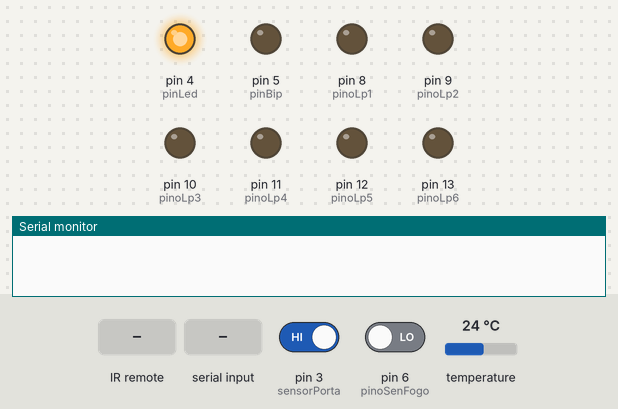
This sketch was run on a simulated Arduino Uno, built with avr-gcc and run on an emulated ATmega328P. Shown: output pins drawn as LEDs (lit = HIGH), the last lines printed to the serial monitor. Dashed ring = blinking. The inputs (shaded band) are chosen by the test bench; at power-on: pin 3 (sensorPorta) HIGH, pin 6 (pinoSenFogo) LOW, temperature 24 °C.

Above: at 1.9 s.
2.0 s: infrared code 0xFFA25D received
At 2.45 s:
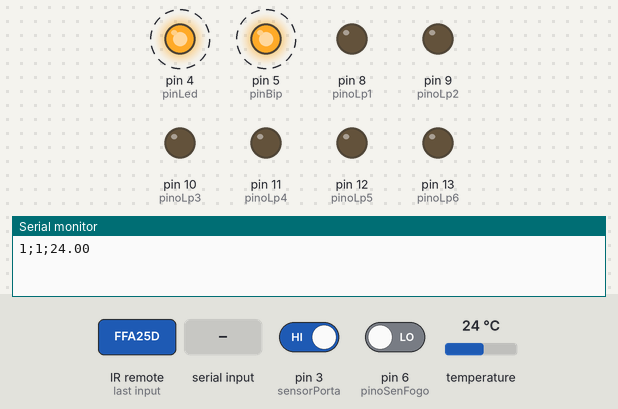
5.0 s: "90,45,200,10\n" received over Serial
At 6.46 s:
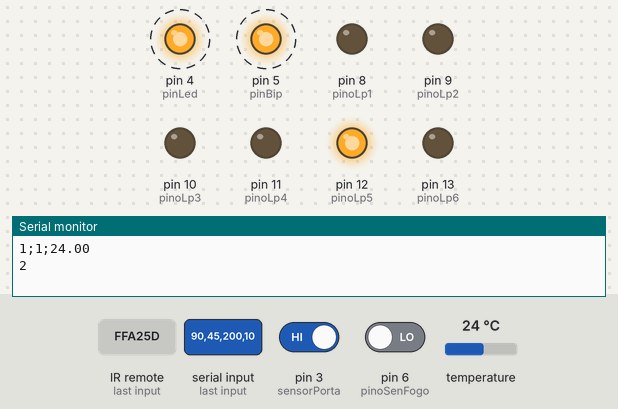
8.0 s: infrared code 0xFF629D received
At 9.3 s:
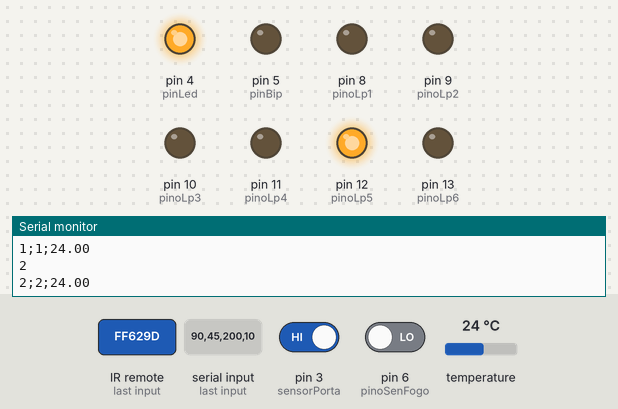
9.5 s: "30,150,10,200\n" received over Serial
At 11.5 s:
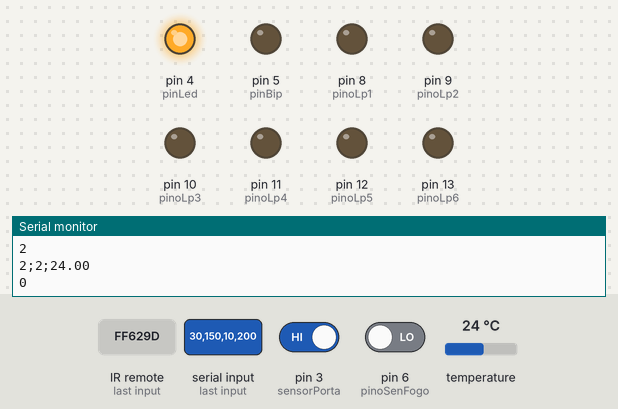
Timing chart, 0 to 13.0 s (numbered marks = the images above; inputs shaded):
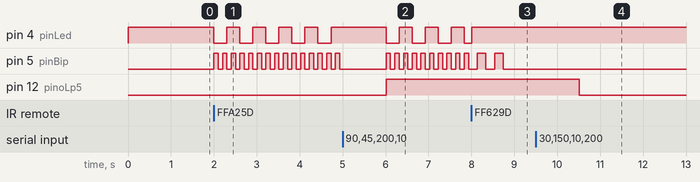

Measured:
- after the input at 2.0 s, pin 4 (pinLed): alternates HIGH for 0.30 s and LOW for 0.30 s, starting at once; pin 5 (pinBip): alternates HIGH for 0.10 s and LOW for 0.10 s, starting at once
- after the input at 5.0 s, pin 12 (pinoLp5): LOW → HIGH after 1.0 s
- after the input at 8.0 s, pin 5 (pinBip): alternates HIGH for 0.20 s and LOW for 0.20 s, 4 changes in all, then stays LOW, starting after 0.14 s
- after the input at 9.5 s, pin 12 (pinoLp5): HIGH → LOW after 1.0 s

The sketch:

projeto_controle.ino
```cpp
//Bibliotecas
#include <IRremote.h>

//sensor temperatura
#include <OneWire.h> //INCLUSÃO DE BIBLIOTECA
#include <DallasTemperature.h> //INCLUSÃO DE BIBLIOTECA

//####################################
//##    Definicao pinos             ##
//####################################

//Sensor Ir
#define receptor    2   //Pino sensor ir
#define sensorPorta 3   //Pino sensor de porta
#define pinLed      4   //Pino do led
#define pinBip      5   //Pino sirene
#define pinoSenFogo 6   //Pino sensor fogo
#define pinoSenTemp 7   //Pino sensor temperatura

#define pinoLp1   8   //Pino lampada 1
#define pinoLp2   9   //Pino lampada 1
#define pinoLp3   10  //Pino lampada 1
#define pinoLp4   11  //Pino lampada 1
#define pinoLp5   12  //Pino lampada 1
#define pinoLp6   13  //Pino lampada 1


//####################
//##    Variaveis   ##
//####################
#define liga    0xFFA25D //Liga
#define desliga 0xFF629D //desliga

byte nStatusAlarme      = 0;    //0 = StandBy; 1 = sim; 2 = nao
byte nStatusAlarmeOld   = 0;    //0 = StandBy; 1 = sim; 2 = nao
byte nDispara           = 2;    //1 = sim; 2 = nao
byte nPortaAberta       = 2;    //1 = sim; 2 = nao
byte nPortaAbertaOld    = 2;    //1 = sim; 2 = nao
byte nFgoAmb            = 2 ;   //1= Sim / 2 = Nao
byte nFgoAmbOld         = 2 ;   //1= Sim / 2 = Nao
//variaveis mills
long tempoAntBip200     = 0;
long tempo2             = 200;
long tempo3             = 100;
int  nBipsTocDelig      = 0;
int  nBipsTocLig        = 0;
int  numBipsLigar       = 5;    //numeros de bip ao ligar
int  numBipsDelig       = 3;    //numeros de bip ao desligar
long tempoAntLed300     = 300;
float temperatura       = 0;

//recebida esp
byte nEspAlarme         = 0;
byte nEspLp1            = 0;
byte nEspLp2            = 0;
byte nEspLp3            = 0;
byte nEspLp4            = 0;
byte nEspLp5            = 0;
byte nEspLp6            = 0;

String nEspAlrSub       = "";
String nEspLp1Sub       = "";
String nEspLp2Sub       = "";
String nEspLp3Sub       = "";
String nEspLp4Sub       = "";
String nEspLp5Sub       = "";
String nEspLp6Sub       = "";

//auxiliares
String Dados;
String Resultado[15];
int contador = 0;
int desvio = 0;

//sensor de temperatura
OneWire ourWire(2); //CONFIGURA UMA INSTÂNCIA ONEWIRE PARA SE COMUNICAR COM O SENSOR
DallasTemperature sensors(&ourWire); //BIBLIOTECA DallasTemperature UTILIZA A OneWire

IRrecv recIR(receptor);
decode_results resultado;


//############################
//##    Inicio programa     ##
//############################
void setup(){

    Serial.begin(9600); //Inicializa Serial
    recIR.enableIRIn(); //Inicializa receptor
    //Serial.println("Sensor IR Habilitado");

    pinMode(sensorPorta,INPUT_PULLUP);   //Pino sensor de porta

    //Led Status
    pinMode(pinLed, OUTPUT);
    digitalWrite(pinLed, HIGH);

    //Bip
    pinMode(pinBip, OUTPUT);
    digitalWrite(pinBip, LOW);

    //Lampada 1
    pinMode(pinoLp1, OUTPUT);
    digitalWrite(pinoLp1, LOW);

    //Lampada 2
    pinMode(pinoLp2, OUTPUT);
    digitalWrite(pinoLp2, LOW);

    //Lampada 3
    pinMode(pinoLp3, OUTPUT);
    digitalWrite(pinoLp3, LOW);

    //Lampada 4
    pinMode(pinoLp4, OUTPUT);
    digitalWrite(pinoLp4, LOW);

    //Lampada 5
    pinMode(pinoLp5, OUTPUT);
    digitalWrite(pinoLp5, LOW);

    //Lampada 6
    pinMode(pinoLp6, OUTPUT);
    digitalWrite(pinoLp6, LOW);

    //Sensor temperatura
    sensors.begin();    //INICIA O SENSOR
    //sensor de temperatura
    OneWire ourWire(pinoSenTemp); //CONFIGURA UMA INSTÂNCIA ONEWIRE PARA SE COMUNICAR COM O SENSOR
    DallasTemperature sensors(&ourWire); //BIBLIOTECA DallasTemperature UTILIZA A OneWire
    //Pega a temperatura a primeira vez
    sensors.requestTemperatures();//SOLICITA QUE A FUNÇÃO INFORME A TEMPERATURA DO SENSOR
    temperatura = sensors.getTempCByIndex(0);
}


void loop(){


    //Dados recebidos Esp
    if (Serial.available()) {

        Dados = Serial.readString();

        contador        = 0;
        desvio          = 0;
        nEspAlarme      = Dados.substring(1).toInt();

        nEspAlrSub         = Dados.substring(0,1);
        nEspLp1Sub         = Dados.substring(2,3);
        nEspLp2Sub         = Dados.substring(4,5);
        nEspLp3Sub         = Dados.substring(6,7);
        nEspLp4Sub         = Dados.substring(8,9);
        nEspLp5Sub         = Dados.substring(10,11);
        nEspLp6Sub         = Dados.substring(12,13);

        nEspAlarme      = nEspAlrSub.toInt();
        nEspLp1         = nEspLp1Sub.toInt();
        nEspLp2         = nEspLp2Sub.toInt();
        nEspLp3         = nEspLp3Sub.toInt();
        nEspLp4         = nEspLp4Sub.toInt();
        nEspLp5         = nEspLp5Sub.toInt();
        nEspLp6         = nEspLp6Sub.toInt();

        //Serial.println("valor 3");
        Serial.println(nEspLp3);

        if((nEspAlarme == 1) and (nStatusAlarme != 1)){

            //Serial.println("Ligar acionado");
            nStatusAlarme   = 1;//Seta pra ligado
            nDispara        = 2; //Disparo habilitado
            nPortaAberta    = 2; //seta a porta pra fechada novamente
            nFgoAmb         = 2; //Seta o sensor de fogo para negativo
            nBipsTocLig     = 0;
            digitalWrite(pinBip, LOW);  //Sempre desliga a sirene

        }

        if((nEspAlarme == 2) and (nStatusAlarme != 2)){

            //Serial.println("Desligar acionado");
            nStatusAlarme   = 2; //Seta pra desligado
            nDispara        = 2; //Disparo habilitado
            nPortaAberta    = 2; //seta a porta pra fechada novamente
            nFgoAmb         = 2; //Seta o sensor de fogo para negativo
            nBipsTocDelig   = 0;
            digitalWrite(pinBip, LOW);  //Sempre desliga a sirene

        }


    }


    if(recIR.decode(&resultado)){

        //Se verdadeiro Liga
        if(resultado.value == liga){

            //Serial.println("Ligar acionado");
            nStatusAlarme   = 1;//Seta pra ligado
            nDispara        = 2; //Disparo habilitado
            nPortaAberta    = 2; //seta a porta pra fechada novamente
            nFgoAmb         = 2; //Seta o sensor de fogo para negativo
            nBipsTocLig     = 0;
            digitalWrite(pinBip, LOW);  //Sempre desliga a sirene


        }

        //Se verdadeiro Desliga
        if(resultado.value == desliga){

            //Serial.println("Desligar acionado");
            nStatusAlarme   = 2; //Seta pra desligado
            nDispara        = 2; //Disparo habilitado
            nPortaAberta    = 2; //seta a porta pra fechada novamente
            nFgoAmb         = 2; //Seta o sensor de fogo para negativo
            nBipsTocDelig   = 0;
            digitalWrite(pinBip, LOW);  //Sempre desliga a sirene


        }

        recIR.resume();
    }

    //verifica as luzes independente do status do alarme
    //Lampada 1
    if(nEspLp1 == 1){
        digitalWrite(pinoLp1, HIGH);
    } else if(nEspLp1 == 2){

        digitalWrite(pinoLp1, LOW);
    }

    //Lampada 2
    if(nEspLp2 == 1){
        digitalWrite(pinoLp2, HIGH);
    } else if(nEspLp2 == 2){

        digitalWrite(pinoLp2, LOW);
    }

    //Lampada 3
    if(nEspLp3 == 1){
        digitalWrite(pinoLp3, HIGH);
    } else if(nEspLp3 == 2){

        digitalWrite(pinoLp3, LOW);
    }

    //Lampada 4
    if(nEspLp4 == 1){
        digitalWrite(pinoLp4, HIGH);
    } else if(nEspLp4 == 2){

        digitalWrite(pinoLp4, LOW);
    }

    //Lampada 5
    if(nEspLp5 == 1){
        digitalWrite(pinoLp5, HIGH);
    } else if(nEspLp5 == 2){

        digitalWrite(pinoLp5, LOW);
    }

    //Lampada 1
    if(nEspLp6 == 1){
        digitalWrite(pinoLp6, HIGH);
    } else if(nEspLp6 == 2){

        digitalWrite(pinoLp6, LOW);
    }


    //########################################
    //##    Acoes apos ligar e desligar     ##
    //########################################
    //Se ligado
    if(nStatusAlarme == 1){

        LedAlarmeLigado();
        somLigaAlarme();

        //##########################
        //## verifica porta       ##
        //##########################
        if ((digitalRead(sensorPorta)) and (nPortaAberta != 1)){

            nPortaAberta    = 1;
            nDispara        = 1; //Habilita a variavel de dispara pois a porta foi violada

        }


        //##########################
        //## verifica se tem fogo ##
        //##########################
        if((digitalRead(pinoSenFogo) == LOW)and (nFgoAmb != 1)) { //SE A LEITURA DO PINO FOR IGUAL A LOW, FAZ
            //Serial.println("Fogo no ambiente");
            nDispara    = 1;//Disparo habilitado
            nFgoAmb     = 1;
        }


        if(nDispara == 1){
            disparaAlarme();
        }
    }
    //Se desligado
    if(nStatusAlarme == 2){
        somDesligaAlarme();
        digitalWrite(pinLed, HIGH);

    }

    //Vica verificando as diferencas e mandando para o esp
    //if ((nPortaAberta != nPortaAbertaOld) or (nFgoAmb != nFgoAmbOld) or (nStatusAlarme != nStatusAlarmeOld)  ){
    if ((nPortaAberta != nPortaAbertaOld) or (nFgoAmb != nFgoAmbOld)){

        //Serial.println("manda informacao porta para esp");

        nPortaAbertaOld     = nPortaAberta;
        nFgoAmbOld          = nFgoAmb;
        nStatusAlarmeOld    = nStatusAlarme;

        Serial.println( String(nPortaAberta) + ';'+ String(nFgoAmbOld) + ';' + String(temperatura) );
    }

    //########################################################
    //##    Dalay para nao ficar rodando 100% do tempo      ##
    //########################################################
    delay(10);
}


//Pisca o led quando o alarme estiver ligado
void LedAlarmeLigado() {

    if(millis() >= (tempoAntLed300 + 300)){
        tempoAntLed300 = millis();
        digitalWrite(pinLed, !digitalRead(pinLed));
    }

}

//Ligar alarme
void somLigaAlarme() {

    if(millis() >= (tempoAntBip200 + tempo2)){

        tempoAntBip200 = millis();
        if(nBipsTocLig < numBipsLigar){
            digitalWrite(pinBip, !digitalRead(pinBip));
        }else{
            digitalWrite(pinBip, LOW);
        }
        nBipsTocLig ++;
    }

}

//Desligar alarme
void somDesligaAlarme() {

    if(millis() >= (tempoAntBip200 + tempo2)){

        tempoAntBip200 = millis();
        if(nBipsTocDelig < numBipsDelig){
            digitalWrite(pinBip, !digitalRead(pinBip));
        }else{
            digitalWrite(pinBip, LOW);
        }
        nBipsTocDelig ++;
    }

}

//Dispara alarme
void disparaAlarme() {

    if(millis() >= (tempoAntBip200 + tempo3)){
        tempoAntBip200 = millis();
        digitalWrite(pinBip, !digitalRead(pinBip));

    }

}
```
